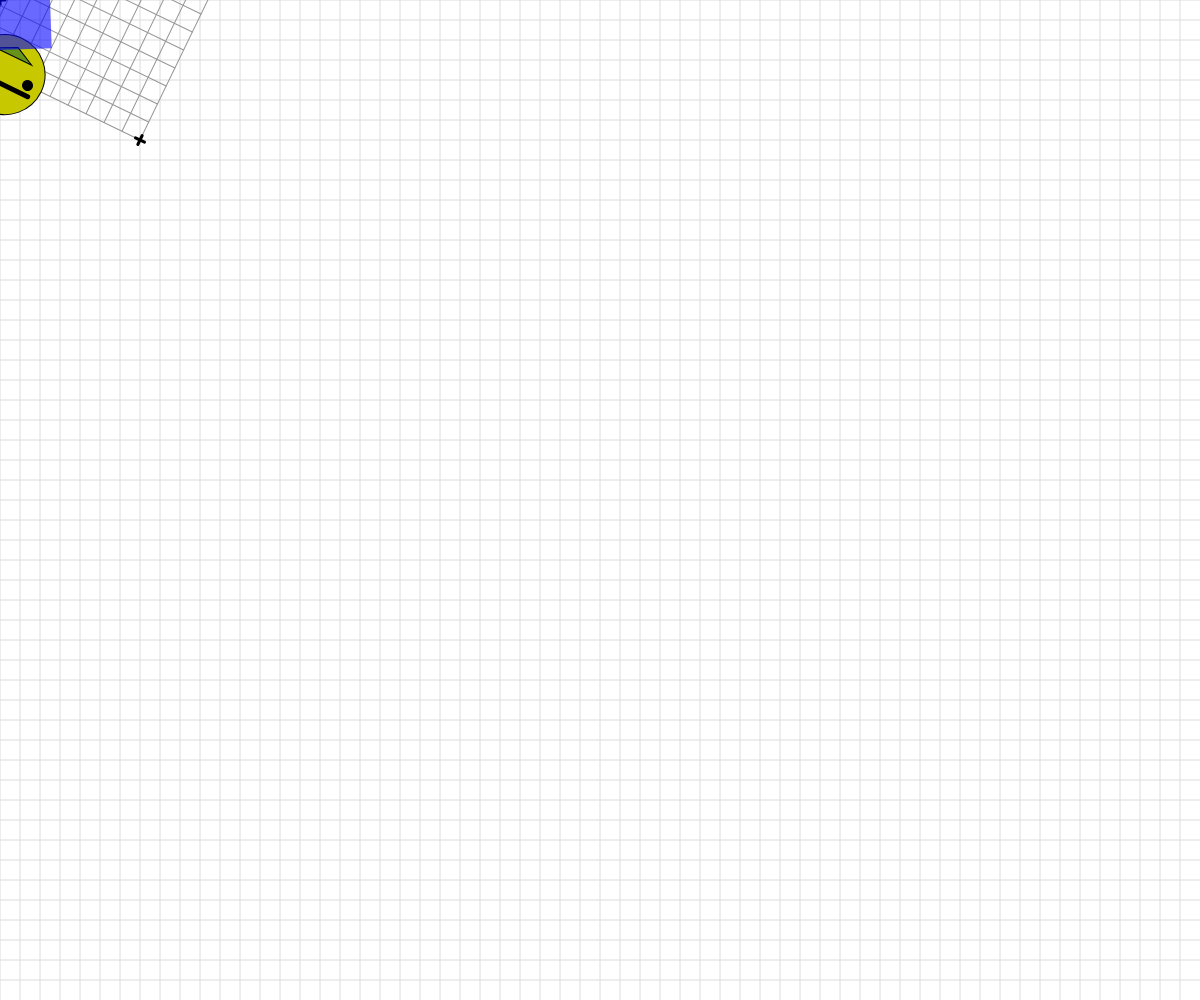
Frame 1 (no input)
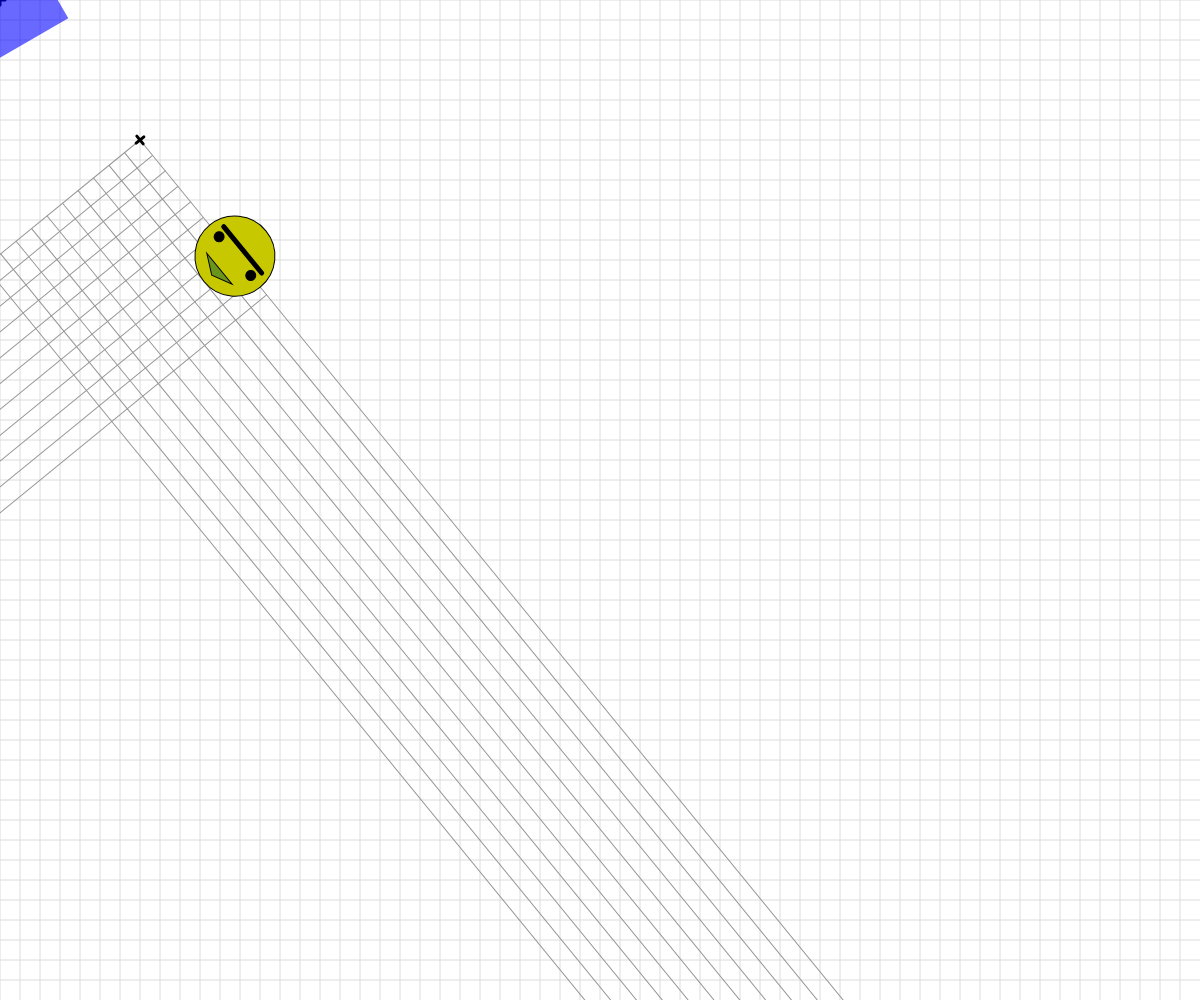
Frame 60 (no input)
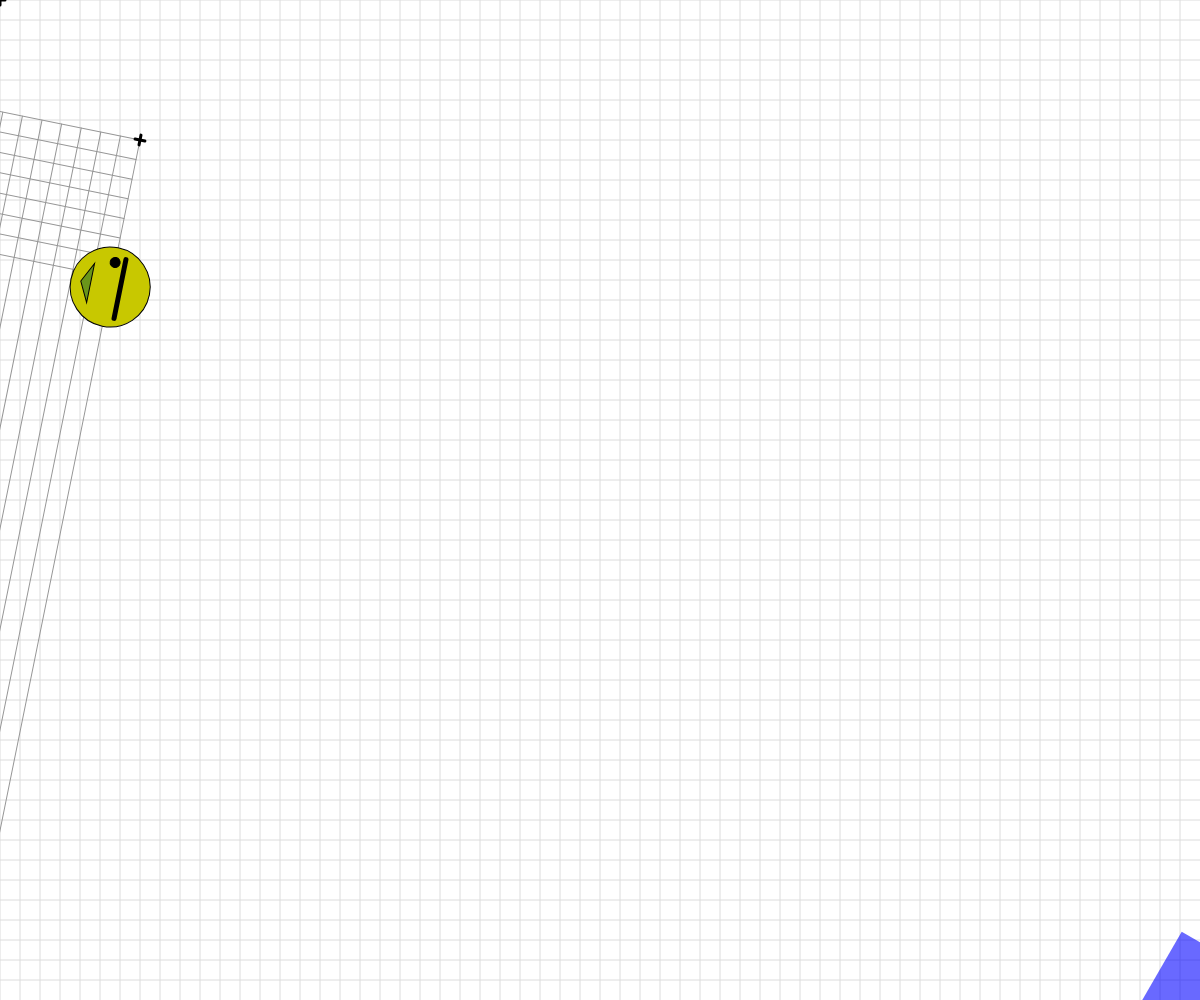
Frame 120 (the mouse pressed at the canvas centre since frame 60)

The p5.js sketch that drew these frames (run headless with seeded random() and noise() and a simulated clock; from frame 60 on, the mouse is pressed at the canvas centre):

// p5.js sketch
// ── sketch.js
// Project Title
// Your Name
// Date
//
// Extra for Experts:
// - describe what you did to take this project "above and beyond"

// Basic Transformations Sandbox


let originalSpacing = 20;


function setup() {
  createCanvas(windowWidth, windowHeight);
}

function draw() {
  background(255);
  drawBasicGrid(220);

  // push();

  // translate (120, 120);
  // drawBasicGrid(150);
  // rectangleRed(0,0);

  // pop();

  //transformation two: SCALE
  // push();

  // rectangleRed(40,0);

  // let scaleAmount = 2.5;
  // scale(scaleAmount,1);
  // translate(60,60);
  // drawBasicGrid(100);
  // rectangleBlue(20,20);
  // pop();


  //transformation three: ROTATION
  //reminder: rotations are measured in radians, not degrees! Functions can help with the conversion...
  angleMode(DEGREES);
  push();
  translate(140, 140);
  rotate(frameCount*100000000000000000000000000000000000);
  drawBasicGrid(150);
  face(150,0);

  pop();


  push();
    rectMode(CENTER);
    scale(2);
    translate(mouseX, mouseY);
    rotate(-frameCount*2);
    rectangleBlue(0,0);

  pop();

  //Combinations of Transformations

  

}


function face(x, y) {
  //draw a face at x,y
  push();
  translate(x,y);
  ellipseMode(CENTER);
  fill(200,200,0);
  stroke(0);
  ellipse(0,0,80,80);
  fill(90, 140, 30, 220);
  triangle(-20, 20, 20, 20, 0, 30);
  fill(0);
  ellipse(-25,0,10,10);
  ellipse(25,0,10,10);
  strokeWeight(5);
  line(-30,-10,30,-10);
  strokeWeight(1);
  pop();

}

function rectangleRed(x, y) {
  //draw a red rectangle at x,y (sized 50 pixels square) - to visualize what happens to the coordinate system
  //when different basic transformations are applied.
  noStroke();
  fill(255, 0, 0, 150);
  rect(x, y, 50, 50);

}

function rectangleBlue(x, y) {
  //draw a red rectangle at x,y (sized 50 pixels square) - to visualize what happens to the coordinate system
  //when different basic transformations are applied.
  noStroke();
  fill(0, 0, 255, 150);
  rect(x, y, 50, 50);

}

function drawBasicGrid(shade) {
  //draw the normal cartesian Coordinate Grid, in a light color. Spaced at 20 px by default
  stroke(shade);
  for (let x = 0; x < width; x += 20) {
    line(x, 0, x, height);
  }
  for (let y = 0; y < height; y += 20) {
    line(0, y, width, y);
  }

  //Draw "X" at the origin
  strokeWeight(3);
  stroke(0);
  line(-5,0,5,0);
  line(0,5,0,-5);
  strokeWeight(1);
}
